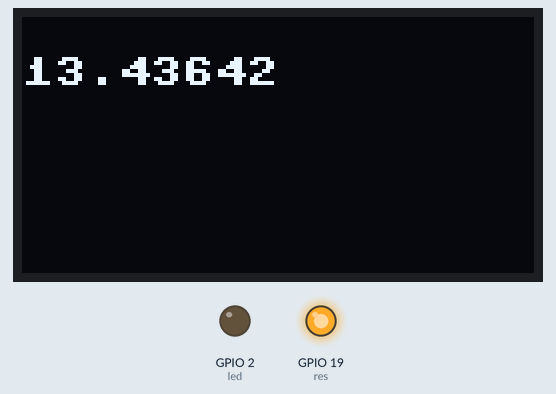
Recording of a program running on a simulated ESP32 board running MicroPython. Parts: 128×64 one-colour display, output pins drawn as LEDs (lit = HIGH). WiFi joins after 1.5 s; random numbers come from a fixed seed; no MQTT or app messages arrive unless stated; library files of the repository ran but are not shown: ssd1306.py; what the program prints to the serial console is not drawn.

Above: at 1.8 s.
At 4.8 s:
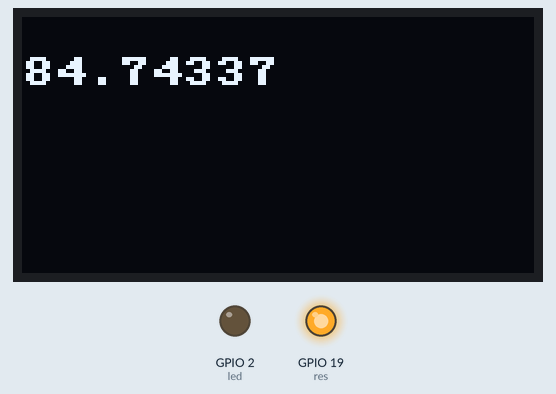
At 10.9 s:
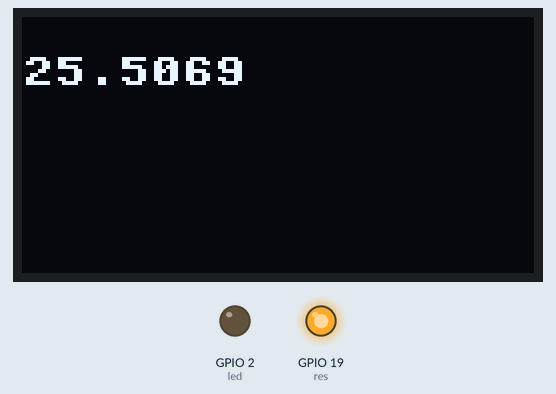
At 20.0 s:
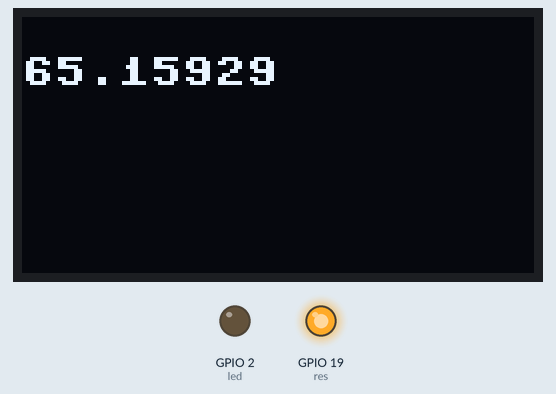
At 29.1 s:
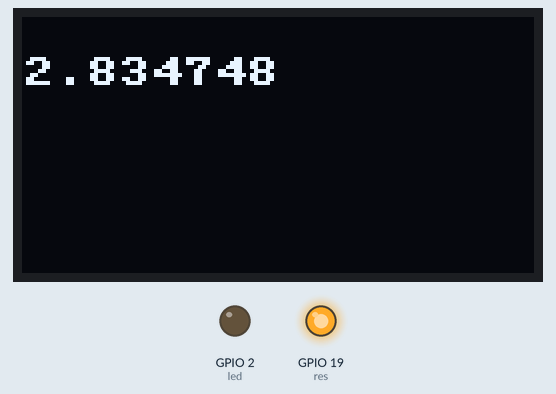
At 38.2 s:
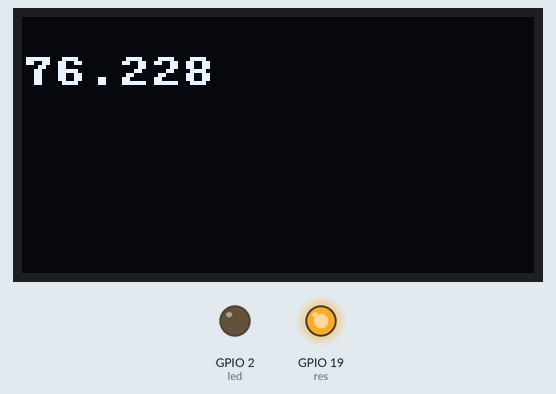

The program:

main.py
```python
import time
import network
import ujson as json
import machine as mc
import urequests as requests
import ssd1306
from umqtt.simple import MQTTClient
import random
from machine import Pin

led=Pin(2,Pin.OUT)
ProductKey = "a12LxuejL2h"
ClientId = "a12LxuejL2h.dev1|securemode=2,signmethod=hmacsha256,timestamp=1654139505689|"
DeviceName = "dev1"
DeviceSecret = "0b097b47ea592cd53378ab85809bb387"

strBroker = ProductKey + ".iot-as-mqtt.cn-shanghai.aliyuncs.com"
Brokerport = 1883

user_name = "dev1&a12LxuejL2h"
user_password = "38f2f38093d08eaee93bc98bdffe90b6ba2905a06ddac374d8ac2e6db95d17da"
subscribe_TOPIC = "/sys/"+ProductKey+"/"+DeviceName+"/thing/service/property/set"

print("clientid:",ClientId,"\n","Broker:",strBroker,"\n","User Name:",user_name,"\n","Password:",user_password,"\n")

def connect():
    global led
    global client
    client = MQTTClient(client_id = ClientId,server= strBroker,port=Brokerport,user=user_name, password=user_password,keepalive=60)
    #please make sure keepalive value is not 0
    client.set_callback(sub_cb)
    client.connect()
    client.subscribe(subscribe_TOPIC)
    while True:
        temperature =random.random()*100
        oled_show(str(temperature), 0, 10)
        send_mseg = '{"params": {"temperature": %s},"method": "thing.event.property.post"}' % (temperature)
        client.publish(topic="/sys/"+ProductKey+"/"+DeviceName+"/thing/event/property/post", msg=send_mseg,qos=1, retain=False)
        send_mseg = '{"params": {"GeoLocation": {"Longitude":%s,"Latitude":%s,"Altitude":%s}},"method": "thing.event.property.post"}' % (118.17,39.5,0)
        client.publish(topic="/sys/"+ProductKey+"/"+DeviceName+"/thing/event/property/post", msg=send_mseg,qos=1, retain=False)

        if led.value() == 1:
            send_mseg = '{"params": {"lightStatus": 1},"method": "thing.event.property.post"}'
            client.publish(topic="/sys/"+ProductKey+"/"+DeviceName+"/thing/event/property/post", msg=send_mseg,qos=1, retain=False)
        else:
            send_mseg = '{"params": {"lightStatus": 0},"method": "thing.event.property.post"}'
            client.publish(topic="/sys/"+ProductKey+"/"+DeviceName+"/thing/event/property/post", msg=send_mseg,qos=1, retain=False)
        time.sleep(3)


def OLEDInit():
    res=mc.Pin(19, mode=mc.Pin.OUT, pull=None, value=1)

    i2c = mc.I2C(scl=mc.Pin(22), sda=mc.Pin(21), freq=400000)
    addr=i2c.scan()
    for x in addr:
         if x==60 :
            print('OLED exist!')
            break
         else:
            print('OLED not exist!')
    global oled
    oled = ssd1306.SSD1306_I2C(128, 64, i2c)


def oled_show(data, row, col):
    oled.fill(0)
    oled.text(data, row, col)
    oled.show()

def wifi_connect(ssid, password):
    wlan = network.WLAN(network.STA_IF)
    wlan.active(True)
    if not wlan.isconnected():
        print('connecting to network...')
        wlan.connect(ssid, password)
        while not wlan.isconnected():
            pass
    print('network config:', wlan.ifconfig())
    oled_show(wlan.ifconfig()[0], 0, 0)

def sub_cb(topic, msg):
        global led
        global client
        msg = json.loads(msg)
        print(msg)
        if msg['params']['lightStatus'] ==1:
            print('receive ON')
            led.value(1)
            print('led ON')

        if msg['params']['lightStatus'] ==0:
            print('receive OFF')
            led.value(0)
            print('led OFF')


def main():
    global client
    global led
    ssid     = "bbhh"
    password = "lb19850922"

    OLEDInit()

    wifi_connect(ssid, password)
    connect()


if __name__ == "__main__":
    main()
```

Measured:
- what the display in image 0 shows lasts 3.1 s, from 1.7 s to 4.8 s
